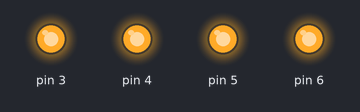
A sketch run on a simulated Arduino Uno, built with avr-gcc and run on an emulated ATmega328P. On the bench: output pins drawn as LEDs (lit = HIGH).

Above: at 0.1 s.
Timing chart, 0 to 1.6 s (numbered marks = the images above):
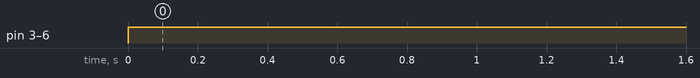

The sketch:

Checking_leds.ino
```cpp
void setup() {
  pinMode(3,OUTPUT);
  pinMode(4,OUTPUT);
  pinMode(5,OUTPUT);
  pinMode(6,OUTPUT);
}

void loop() {
  digitalWrite(3,HIGH);
  digitalWrite(4,HIGH);
  digitalWrite(5,HIGH);
  digitalWrite(6,HIGH);

}
```

Measured:
- by itself, pin 3–6: LOW → HIGH at 0.00 s
